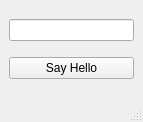
<?xml version="1.0" encoding="UTF-8"?>
<ui version="4.0">
 <class>MainWindow</class>
 <widget class="QMainWindow" name="MainWindow">
  <property name="geometry">
   <rect>
    <x>0</x>
    <y>0</y>
    <width>143</width>
    <height>122</height>
   </rect>
  </property>
  <property name="windowTitle">
   <string>MainWindow</string>
  </property>
  <widget class="QWidget" name="centralwidget">
   <layout class="QVBoxLayout" name="verticalLayout">
    <item>
     <widget class="QLineEdit" name="lineEdit"/>
    </item>
    <item>
     <widget class="QPushButton" name="pushButton">
      <property name="text">
       <string>Say Hello</string>
      </property>
     </widget>
    </item>
   </layout>
  </widget>
  <widget class="QMenuBar" name="menubar">
   <property name="geometry">
    <rect>
     <x>0</x>
     <y>0</y>
     <width>143</width>
     <height>23</height>
    </rect>
   </property>
  </widget>
  <widget class="QStatusBar" name="statusbar"/>
 </widget>
 <resources/>
 <connections/>
</ui>
